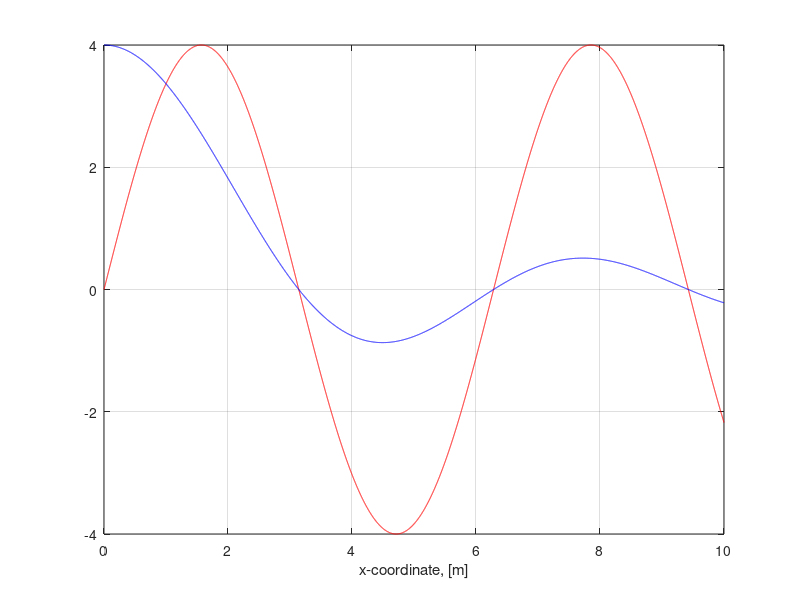

Write the MATLAB code that produced this figure. (Note: this script raises an error after producing the figure.)
clear; close all; clc
N = 10000;
tmin = 0;
tmax = 10;
t = linspace(tmin,tmax,N)';

% Random functions for this example
y1 = 4*sin(t);
y2 = 4*1./t.*sin(t);

% Unformatted plot
figure
hold on
plot(t,y1,'r-')
plot(t,y2,'b-')
hold off
grid on
box on

% Define the label positions
xlabel_x = 5; % Example position for x-axis label
xlabel_y = -5; % Example position for x-axis label

ylabel_x = -5; % Example position for y-axis label
ylabel_y = 3; % Example position for y-axis label

% Set labels with position
label_x = xlabel('x-coordinate, [m]');
label_x.Units = "centimeters";
label_x.Position = [xlabel_x, xlabel_y];

label_y = ylabel('\alpha_{22}, [rad]');
label_y.Units = "centimeters";
label_y.Position = [ylabel_x, ylabel_y];

% Add legend
leg = legend('Test value 1', 'Test value 2');
leg.Location = "southeast";
